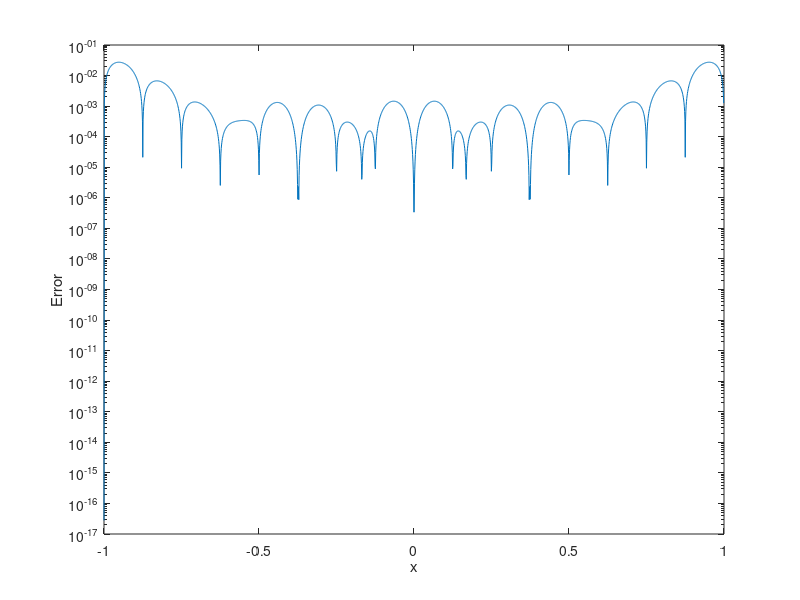

Reproduce this figure in MATLAB.
clear, clc
format long
n = 2^4;  % num of points
% define function
f = @(x) sin(4*(x.^2)) + sin(4*x).^2;
% boundary conditions
m_0 = 0;
m_n = 0;
% cubic spline
all_x = linspace(-1,1,n+1);
y = f(all_x);
h = all_x(2:n+1)-all_x(1:n);
delta = (y(2:n+1)-y(1:n))./h;
d = 6./(h(1:n-1) + h(2:n)).*(delta(2:n)-delta(1:n-1));
lambda = h(2:n)./(h(1:n-1) + h(2:n));
mu = 1.-lambda;
T = diag([mu 1], -1)+diag(2*ones(n+1, 1))+diag([1 lambda], 1);
d_0 = 6/h(1)*(delta(1)-m_0);
d_n = 6/h(n)*(m_n-delta(n));
M = T\[d_0 d d_n]';
% compute error
test_points = linspace(-1,1,2000);
S = [];
for i = 1:2000
    point = test_points(i);
    idx = 0;
    for k = 1:n  % find x_i and x_{i+1}
        if point < all_x(k+1) && point >= all_x(k)
            idx = k;
        end
    end
    if point == 1  % right range value
        idx = n;
    end
    item1 = ((all_x(idx+1)-point)^3*M(idx)+(point-all_x(idx))^3*M(idx+1))/(6*h(idx));
    item2 = ((all_x(idx+1)-point)*y(idx)+(point-all_x(idx))*y(idx+1))/h(idx);
    item3 = h(idx)/6*((all_x(idx+1)-point)*M(idx)+(point-all_x(idx))*M(idx+1));
    S(i) = item1+item2-item3;
end
error = abs(S - f(test_points));
% draw semilogy
semilogy(test_points, error)
xlabel('x')
ylabel('Error')
